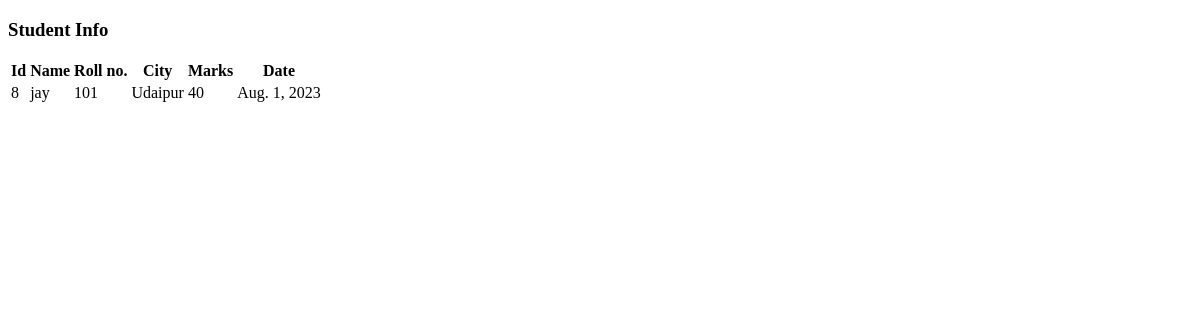
Before: / with the older database file.
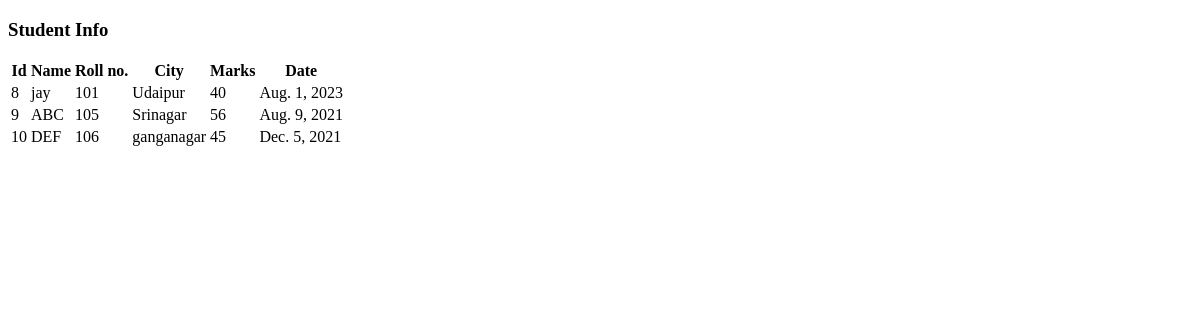
After: the same page with the newer database file.
### school/models.py (models this page shows)
class Student(models.Model):
    name = models.CharField(max_length=50)
    roll = models.IntegerField(unique=True, null=False)
    city = models.CharField(max_length=50)
    marks= models.IntegerField()
    pass_date = models.DateField()

### school/views.py (the view)
# urls.py: 2. Add a URL to urlpatterns:  path('', views.home, name='home')
def home(request):
    student_data = Student.objects.filter(pass_date__range=('2021-08-09','2023-08-01'))
    return render(request,'school/home.html',{'students':student_data})

### school/templates/school/home.html (shortened to what this page needs)
<!DOCTYPE html>
<html>
<head>
</head>
<body>
<h3>Student Info</h3>
<table>
<th>Id</th>
<th>Name</th>
<th>Roll no.</th>
<th>City</th>
<th>Marks</th>
<th>Date</th>
{% for stu in students  %}
<tr>
<td>{{stu.id}}</td>
<td>{{stu.name}}</td>
<td>{{stu.roll}}</td>
<td>{{stu.city}}</td>
<td>{{stu.marks}}</td>
<td>{{stu.pass_date}}</td>
</tr>
{% endfor %}
</table>
</body>
</html>

Changed rows visible on the page:
added Student: id "9", name "ABC", roll "105", city "Srinagar", marks "56", pass_date "Aug. 9, 2021"
added Student: id "10", name "DEF", roll "106", city "ganganagar", marks "45", pass_date "Dec. 5, 2021"
